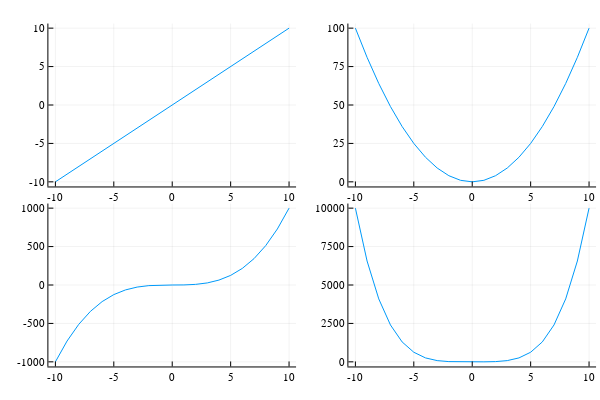

Notebook code cell kept with this figure:
### Markdown cell above
#### 8.2 
Execute the following code

### Code cell
p1 = plot(x, x)
p2 = plot(x, x.^2)
p3 = plot(x, x.^3)
p4 = plot(x, x.^4)
plot(p1, p2, p3, p4, layout = (2, 2), legend = false)

### Figure 1 — Plotly figure (JSON) as saved in the notebook; plotly's stock layout.template omitted (floating-point values rounded to 4 significant figures)
{"data": [{"colorbar": {"len": 0.4525, "title": "", "x": 0.4934, "y": 0.7639}, "legendgroup": "y1", "line": {"color": "rgba(0, 154, 250, 1.000)", "dash": "solid", "shape": "linear", "width": 1}, "mode": "lines", "name": "y1", "showlegend": true, "type": "scatter", "x": [-10, -9, -8, -7, -6, -5, -4, -3, -2, -1, 0, 1, 2, 3, 4, 5, 6, 7, 8, 9, 10], "xaxis": "x1", "y": [-10, -9, -8, -7, -6, -5, -4, -3, -2, -1, 0, 1, 2, 3, 4, 5, 6, 7, 8, 9, 10], "yaxis": "y1"}, {"colorbar": {"len": 0.4525, "title": "", "x": 0.9934, "y": 0.7639}, "legendgroup": "y1", "line": {"color": "rgba(0, 154, 250, 1.000)", "dash": "solid", "shape": "linear", "width": 1}, "mode": "lines", "name": "y1", "showlegend": true, "type": "scatter", "x": [-10, -9, -8, -7, -6, -5, -4, -3, -2, -1, 0, 1, 2, 3, 4, 5, 6, 7, 8, 9, 10], "xaxis": "x2", "y": [100, 81, 64, 49, 36, 25, 16, 9, 4, 1, 0, 1, 4, 9, 16, 25, 36, 49, 64, 81, 100], "yaxis": "y2"}, {"colorbar": {"len": 0.4525, "title": "", "x": 0.4934, "y": 0.2639}, "legendgroup": "y1", "line": {"color": "rgba(0, 154, 250, 1.000)", "dash": "solid", "shape": "linear", "width": 1}, "mode": "lines", "name": "y1", "showlegend": true, "type": "scatter", "x": [-10, -9, -8, -7, -6, -5, -4, -3, -2, -1, 0, 1, 2, 3, 4, 5, 6, 7, 8, 9, 10], "xaxis": "x3", "y": [-1000, -729, -512, -343, -216, -125, -64, -27, -8, -1, 0, 1, 8, 27, 64, 125, 216, 343, 512, 729, 1000], "yaxis": "y3"}, {"colorbar": {"len": 0.4525, "title": "", "x": 0.9934, "y": 0.2639}, "legendgroup": "y1", "line": {"color": "rgba(0, 154, 250, 1.000)", "dash": "solid", "shape": "linear", "width": 1}, "mode": "lines", "name": "y1", "showlegend": true, "type": "scatter", "x": [-10, -9, -8, -7, -6, -5, -4, -3, -2, -1, 0, 1, 2, 3, 4, 5, 6, 7, 8, 9, 10], "xaxis": "x4", "y": [10000, 6561, 4096, 2401, 1296, 625, 256, 81, 16, 1, 0, 1, 16, 81, 256, 625, 1296, 2401, 4096, 6561, 10000], "yaxis": "y4"}], "layout": {"annotations": [], "height": 400, "margin": {"b": 20, "l": 0, "r": 0, "t": 20}, "paper_bgcolor": "rgba(255, 255, 255, 1.000)", "plot_bgcolor": "rgba(255, 255, 255, 1.000)", "showlegend": false, "width": 600, "xaxis1": {"anchor": "y1", "domain": [0.08064, 0.4934], "gridcolor": "rgba(0, 0, 0, 0.100)", "gridwidth": 0.5, "linecolor": "rgba(0, 0, 0, 1.000)", "mirror": false, "range": [-10.6, 10.6], "showgrid": true, "showline": true, "showticklabels": true, "tickangle": 0, "tickcolor": "rgb(0, 0, 0)", "tickfont": {"color": "rgba(0, 0, 0, 1.000)", "family": "sans-serif", "size": 11}, "tickmode": "array", "ticks": "inside", "ticktext": ["-10", "-5", "0", "5", "10"], "tickvals": [-10, -5, 0, 5, 10], "title": "", "titlefont": {"color": "rgba(0, 0, 0, 1.000)", "family": "sans-serif", "size": 15}, "type": "-", "visible": true, "zeroline": false, "zerolinecolor": "rgba(0, 0, 0, 1.000)"}, "xaxis2": {"anchor": "y2", "domain": [0.5806, 0.9934], "gridcolor": "rgba(0, 0, 0, 0.100)", "gridwidth": 0.5, "linecolor": "rgba(0, 0, 0, 1.000)", "mirror": false, "range": [-10.6, 10.6], "showgrid": true, "showline": true, "showticklabels": true, "tickangle": 0, "tickcolor": "rgb(0, 0, 0)", "tickfont": {"color": "rgba(0, 0, 0, 1.000)", "family": "sans-serif", "size": 11}, "tickmode": "array", "ticks": "inside", "ticktext": ["-10", "-5", "0", "5", "10"], "tickvals": [-10, -5, 0, 5, 10], "title": "", "titlefont": {"color": "rgba(0, 0, 0, 1.000)", "family": "sans-serif", "size": 15}, "type": "-", "visible": true, "zeroline": false, "zerolinecolor": "rgba(0, 0, 0, 1.000)"}, "xaxis3": {"anchor": "y3", "domain": [0.08064, 0.4934], "gridcolor": "rgba(0, 0, 0, 0.100)", "gridwidth": 0.5, "linecolor": "rgba(0, 0, 0, 1.000)", "mirror": false, "range": [-10.6, 10.6], "showgrid": true, "showline": true, "showticklabels": true, "tickangle": 0, "tickcolor": "rgb(0, 0, 0)", "tickfont": {"color": "rgba(0, 0, 0, 1.000)", "family": "sans-serif", "size": 11}, "tickmode": "array", "ticks": "inside", "ticktext": ["-10", "-5", "0", "5", "10"], "tickvals": [-10, -5, 0, 5, 10], "title": "", "titlefont": {"color": "rgba(0, 0, 0, 1.000)", "family": "sans-serif", "size": 15}, "type": "-", "visible": true, "zeroline": false, "zerolinecolor": "rgba(0, 0, 0, 1.000)"}, "xaxis4": {"anchor": "y4", "domain": [0.5806, 0.9934], "gridcolor": "rgba(0, 0, 0, 0.100)", "gridwidth": 0.5, "linecolor": "rgba(0, 0, 0, 1.000)", "mirror": false, "range": [-10.6, 10.6], "showgrid": true, "showline": true, "showticklabels": true, "tickangle": 0, "tickcolor": "rgb(0, 0, 0)", "tickfont": {"color": "rgba(0, 0, 0, 1.000)", "family": "sans-serif", "size": 11}, "tickmode": "array", "ticks": "inside", "ticktext": ["-10", "-5", "0", "5", "10"], "tickvals": [-10, -5, 0, 5, 10], "title": "", "titlefont": {"color": "rgba(0, 0, 0, 1.000)", "family": "sans-serif", "size": 15}, "type": "-", "visible": true, "zeroline": false, "zerolinecolor": "rgba(0, 0, 0, 1.000)"}, "yaxis1": {"anchor": "x1", "domain": [0.5376, 0.9902], "gridcolor": "rgba(0, 0, 0, 0.100)", "gridwidth": 0.5, "linecolor": "rgba(0, 0, 0, 1.000)", "mirror": false, "range": [-10.6, 10.6], "showgrid": true, "showline": true, "showticklabels": true, "tickangle": 0, "tickcolor": "rgb(0, 0, 0)", "tickfont": {"color": "rgba(0, 0, 0, 1.000)", "family": "sans-serif", "size": 11}, "tickmode": "array", "ticks": "inside", "ticktext": ["-10", "-5", "0", "5", "10"], "tickvals": [-10, -5, 0, 5, 10], "title": "", "titlefont": {"color": "rgba(0, 0, 0, 1.000)", "family": "sans-serif", "size": 15}, "type": "-", "visible": true, "zeroline": false, "zerolinecolor": "rgba(0, 0, 0, 1.000)"}, "yaxis2": {"anchor": "x2", "domain": [0.5376, 0.9902], "gridcolor": "rgba(0, 0, 0, 0.100)", "gridwidth": 0.5, "linecolor": "rgba(0, 0, 0, 1.000)", "mirror": false, "range": [-3, 103], "showgrid": true, "showline": true, "showticklabels": true, "tickangle": 0, "tickcolor": "rgb(0, 0, 0)", "tickfont": {"color": "rgba(0, 0, 0, 1.000)", "family": "sans-serif", "size": 11}, "tickmode": "array", "ticks": "inside", "ticktext": ["0", "25", "50", "75", "100"], "tickvals": [0, 25, 50, 75, 100], "title": "", "titlefont": {"color": "rgba(0, 0, 0, 1.000)", "family": "sans-serif", "size": 15}, "type": "-", "visible": true, "zeroline": false, "zerolinecolor": "rgba(0, 0, 0, 1.000)"}, "yaxis3": {"anchor": "x3", "domain": [0.03762, 0.4902], "gridcolor": "rgba(0, 0, 0, 0.100)", "gridwidth": 0.5, "linecolor": "rgba(0, 0, 0, 1.000)", "mirror": false, "range": [-1060, 1060], "showgrid": true, "showline": true, "showticklabels": true, "tickangle": 0, "tickcolor": "rgb(0, 0, 0)", "tickfont": {"color": "rgba(0, 0, 0, 1.000)", "family": "sans-serif", "size": 11}, "tickmode": "array", "ticks": "inside", "ticktext": ["-1000", "-500", "0", "500", "1000"], "tickvals": [-1000, -500, 0, 500, 1000], "title": "", "titlefont": {"color": "rgba(0, 0, 0, 1.000)", "family": "sans-serif", "size": 15}, "type": "-", "visible": true, "zeroline": false, "zerolinecolor": "rgba(0, 0, 0, 1.000)"}, "yaxis4": {"anchor": "x4", "domain": [0.03762, 0.4902], "gridcolor": "rgba(0, 0, 0, 0.100)", "gridwidth": 0.5, "linecolor": "rgba(0, 0, 0, 1.000)", "mirror": false, "range": [-300, 10300], "showgrid": true, "showline": true, "showticklabels": true, "tickangle": 0, "tickcolor": "rgb(0, 0, 0)", "tickfont": {"color": "rgba(0, 0, 0, 1.000)", "family": "sans-serif", "size": 11}, "tickmode": "array", "ticks": "inside", "ticktext": ["0", "2500", "5000", "7500", "10000"], "tickvals": [0, 2500, 5000, 7500, 10000], "title": "", "titlefont": {"color": "rgba(0, 0, 0, 1.000)", "family": "sans-serif", "size": 15}, "type": "-", "visible": true, "zeroline": false, "zerolinecolor": "rgba(0, 0, 0, 1.000)"}}}
